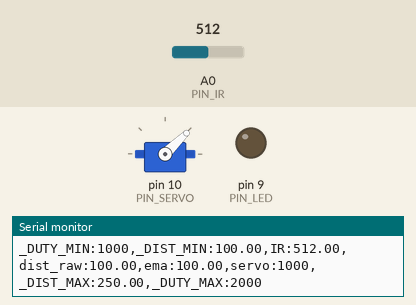
Recording of a sketch running on a simulated Arduino Uno, built with avr-gcc and run on an emulated ATmega328P. On the bench: servo, output pins drawn as LEDs (lit = HIGH), the last lines printed to the serial monitor. The inputs (shaded band) are chosen by the test bench; at power-on: A0 (PIN_IR) = 512.

Above: at 1.2 s.
1.3 s: A0 (PIN_IR) set to 500
2.8 s: A0 (PIN_IR) set to 478
At 4.0 s:
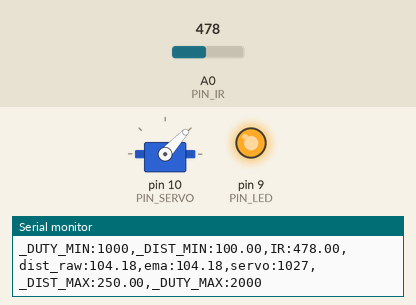
4.3 s: A0 (PIN_IR) set to 306
At 5.1 s:
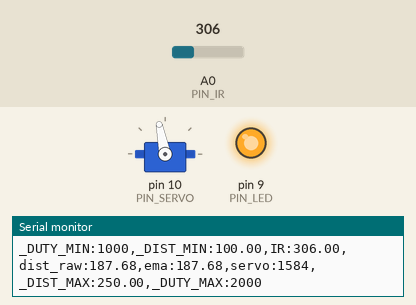
5.9 s: A0 (PIN_IR) set to 240
At 6.2 s:
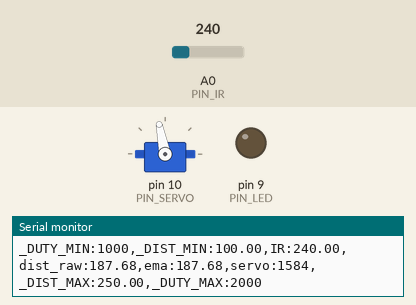
7.4 s: A0 (PIN_IR) set to 243
At 8.1 s:
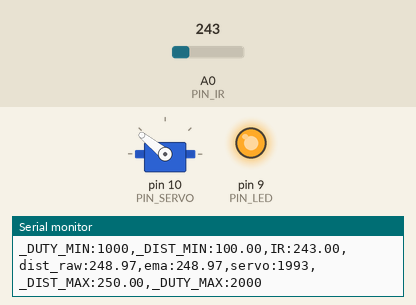
9.1 s: A0 (PIN_IR) set to 122
At 9.8 s:
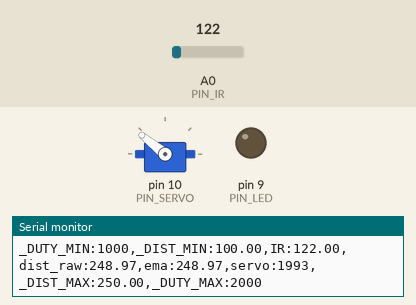
Timing chart, 0 to 11.6 s (numbered marks = the images above; inputs shaded):
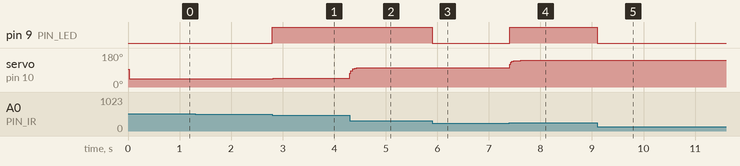

The sketch:

17_example_3_17P08.ino
```cpp
#include <Servo.h>

// Arduino pin assignment
#define PIN_IR    A0        // IR sensor at Pin A0
#define PIN_LED   9
#define PIN_SERVO 10

#define _DUTY_MIN 1000      // servo full clock-wise position (0 degree)
#define _DUTY_NEU 1500      // servo neutral position (90 degree)
#define _DUTY_MAX 2000      // servo full counter-clockwise position (180 degree)

#define _DIST_MIN  100.0    // minimum distance 100mm (10cm)
#define _DIST_MAX  250.0    // maximum distance 250mm (25cm)

#define EMA_ALPHA  0.5      // for EMA Filter
#define LOOP_INTERVAL 20    // Loop Interval (unit: msec)

Servo myservo;
unsigned long last_loop_time = 0;

float dist_prev = _DIST_MIN;
float dist_ema = _DIST_MIN;

void setup() {
  pinMode(PIN_LED, OUTPUT);
  myservo.attach(PIN_SERVO);
  myservo.writeMicroseconds(_DUTY_NEU);
  Serial.begin(1000000);
}

void loop() {
  unsigned long time_curr = millis();
  int duty;
  float a_value, dist_raw;

  // wait until next event time
  if (time_curr < (last_loop_time + LOOP_INTERVAL)) return;
  last_loop_time += LOOP_INTERVAL;

  a_value = analogRead(PIN_IR);
  dist_raw = ((6762.0 / (a_value - 9.0)) - 4.0) * 10.0;

  if (dist_raw >= _DIST_MIN && dist_raw <= _DIST_MAX) {
    digitalWrite(PIN_LED, HIGH);
  } else {
    digitalWrite(PIN_LED, LOW);
    dist_raw = dist_prev;
  }

  dist_ema = EMA_ALPHA * dist_raw + (1 - EMA_ALPHA) * dist_ema;
  dist_prev = dist_raw;

  float scale = (dist_ema - _DIST_MIN) / (_DIST_MAX - _DIST_MIN);
  duty = _DUTY_MIN + scale * (_DUTY_MAX - _DUTY_MIN);

  myservo.writeMicroseconds(duty);

  Serial.print("_DUTY_MIN:");  Serial.print(_DUTY_MIN);
  Serial.print(",_DIST_MIN:"); Serial.print(_DIST_MIN);
  Serial.print(",IR:");        Serial.print(a_value);
  Serial.print(",dist_raw:");  Serial.print(dist_raw);
  Serial.print(",ema:");       Serial.print(dist_ema);
  Serial.print(",servo:");     Serial.print(duty);
  Serial.print(",_DIST_MAX:"); Serial.print(_DIST_MAX);
  Serial.print(",_DUTY_MAX:"); Serial.print(_DUTY_MAX);
  Serial.println("");
}
```

Measured:
- the behaviour switches between 493 and 492 on A0 (PIN_IR) (found by bisection; images 0 and 1)
- the behaviour switches between 242 and 243 on A0 (PIN_IR) (found by bisection; images 3 and 4)
- after the input at 2.8 s, pin 9 (PIN_LED): LOW → HIGH at once; servo on pin 10 (PIN_SERVO): 44° → 47° at once
- after the input at 4.3 s, servo on pin 10 (PIN_SERVO): 47° → 101° at once
- after the input at 5.9 s, pin 9 (PIN_LED): HIGH → LOW at once
- after the input at 7.4 s, pin 9 (PIN_LED): LOW → HIGH at once; servo on pin 10 (PIN_SERVO): 101° → 140° at once, → 141° 0.22 s later
- after the input at 9.1 s, pin 9 (PIN_LED): HIGH → LOW at once
